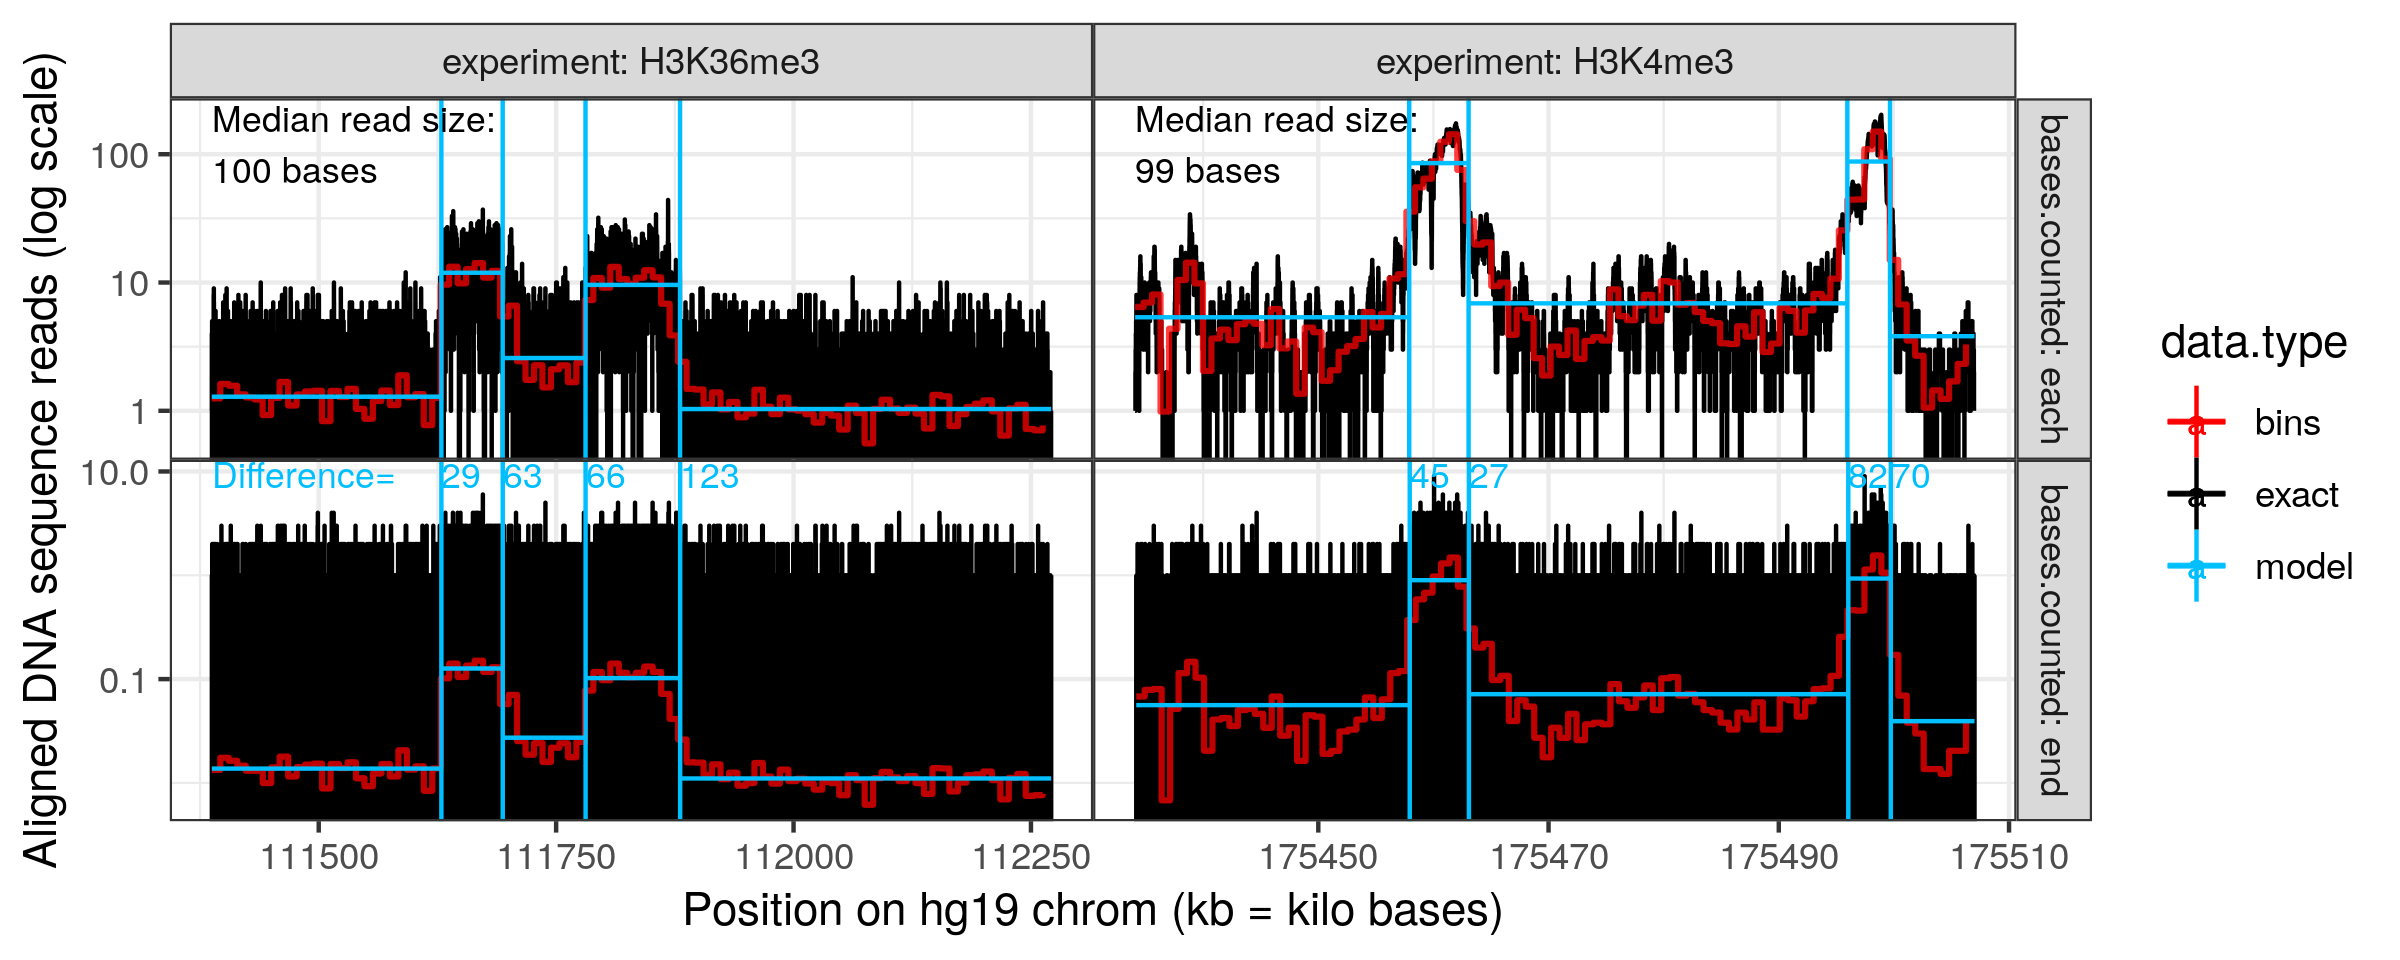

This figure's R source:
library(PeakSegDisk)
library(data.table)
library(ggplot2)

## Load data set with one row for every genomic region with a
## unique aligned read, and compute mean read size in bases.
data(ChIPreads, envir=environment())
experiments <- ChIPreads[, .(
  mean.bases=mean(chromEnd-chromStart),
  median.bases=median(chromEnd-chromStart),
  chromStart=min(chromStart)
), by=list(experiment)]

## Compute data set with two representations of these aligned
## reads: count each read at each aligned base in the read, or
## just the end/last base of the read.
end.counts <- ChIPreads[, list(
  count=.N #ignores dup reads, sum(count) would not.
), by=list(experiment, chrom, chromEnd)]
aligned.dt <- rbind(
  ChIPreads[, .(
    bases.counted="each", experiment, chrom,
    chromStart, chromEnd,
    count=1)], #ignore duplicate reads.
  end.counts[, .(
    bases.counted="end", experiment, chrom,
    chromStart=chromEnd-1L, chromEnd,
    count)])

## Compute count profile for each base in these genomic regions.
seq.dt <- aligned.dt[, {
  event.dt <- rbind(
    data.table(count, pos=chromStart+1L),
    data.table(count=-count, pos=chromEnd+1L))
  edge.vec <- event.dt[, {
    as.integer(seq(min(pos), max(pos), l=100))
  }]
  event.bins <- rbind(
    event.dt,
    data.table(count=0L, pos=edge.vec))
  total.dt <- event.bins[, .(
    count=sum(count)
  ), by=list(pos)][order(pos)]
  total.dt[, cum := cumsum(count)]
  total.dt[, bin.i := cumsum(pos %in% edge.vec)]
  ## it is somewhat confusing because total.dt pos is the first base
  ## with cum, and cum goes all the way up to but not including the
  ## pos of the next row.
  total.dt[, data.table(
    chromStart=pos[-.N]-1L,
    chromEnd=pos[-1]-1L,
    count=cum[-.N],
    bin.i=bin.i[-.N])]
}, by=list(bases.counted, experiment, chrom)]
gg.data <- ggplot()+
  theme_bw()+
  theme(panel.spacing=grid::unit(0, "lines"))+
  facet_grid(
    bases.counted ~ experiment,
    scales="free",
    labeller=label_both)+
  geom_step(aes(
    chromStart/1e3, count, color=data.type),
    data=data.table(seq.dt, data.type="exact"))+
  scale_color_manual(values=c(
    exact="black",
    bins="red",
    model="deepskyblue"
  ))+
  scale_x_continuous("Position on hg19 chrom (kb = kilo bases)")
if(interactive())print(gg.data)

## Compute mean profile in bins.
bin.dt <- seq.dt[, {
  bases <- chromEnd - chromStart
  data.table(
    binStart=min(chromStart),
    binEnd=max(chromEnd),
    mean.count=sum(count*bases)/sum(bases),
    bases=sum(bases)
  )}, by=list(bases.counted, experiment, bin.i)]
gg.bins <- gg.data+
  geom_step(aes(
    binStart/1e3, mean.count, color=data.type),
    alpha=0.75,
    size=0.7,
    data=data.table(bin.dt, data.type="bins"))+
  scale_y_log10("Aligned DNA sequence reads (log scale)")
if(interactive())print(gg.bins)

## Compute optimal segmentation model with 2 peaks.
segs.dt <- seq.dt[, {
  data.dir <- file.path("figure-spatial-correlation", bases.counted, experiment)
  dir.create(data.dir, showWarnings=FALSE, recursive=TRUE)
  coverage.bedGraph <- file.path(data.dir, "coverage.bedGraph")
  fwrite(
    .SD[, .(chrom, chromStart, chromEnd, count)],
    coverage.bedGraph,
    sep="\t",
    quote=FALSE,
    col.names=FALSE)
  fit <- PeakSegDisk::sequentialSearch_dir(data.dir, 2L, verbose=1)
  data.table(fit$segments, data.type="model")
}, by=list(bases.counted, experiment)]
changes.dt <- segs.dt[, {
  .SD[-1]
}, by=list(bases.counted, experiment, data.type)]
gg.model <- gg.bins+
  geom_segment(aes(
    chromStart/1e3, mean,
    xend=chromEnd/1e3, yend=mean,
    color=data.type),
    data=segs.dt)+
  geom_vline(aes(
    xintercept=chromEnd/1e3,
    color=data.type),
    data=changes.dt)
if(interactive())print(gg.model)

## Compute difference between peak positions of two models.
peaks.dt <- segs.dt[status=="peak"]
peaks.dt[, peak.i := rep(1:2, l=.N)]
peak.pos.tall <- melt(
  peaks.dt,
  measure.vars=c("chromStart", "chromEnd"))
peak.pos.wide <- dcast(
  peak.pos.tall,
  experiment + variable + peak.i ~ bases.counted)
peak.pos.wide[, diff.bases := abs(each-end)]

read.size.panel <- "each"
bases.max.dt <- seq.dt[, .(max.count=max(count)), by=list(bases.counted)]
read.size.y <- bases.max.dt[
  read.size.panel, max.count, on=list(bases.counted)]
read.size.y <- Inf
diff.panel <- "end"
diff.y <- bases.max.dt[
  diff.panel, max.count, on=list(bases.counted)]
diff.y <- Inf
diff.vjust <- 1.1
text.size <- 3
gg.text <- gg.model+
  geom_text(aes(
    chromStart/1e3, read.size.y, label=sprintf(
      "Median read size:\n%.0f bases",
      median.bases)),
    hjust=0,
    size=text.size,
    vjust=1.1,
    data=data.table(experiments, bases.counted=read.size.panel))+
  geom_text(aes(
    end/1e3, diff.y,
    label=diff.bases,
    color=data.type),
    size=text.size,
    data=data.table(
      bases.counted=diff.panel,
      data.type="model",
      peak.pos.wide),
    vjust=diff.vjust,
    hjust=0)+
  geom_text(aes(
    chromStart/1e3, diff.y,
    label="Difference=",
    color=data.type,
  ),
  size=text.size,
  hjust=0,
  vjust=diff.vjust,
  data=data.table(
    data.type="model",
    bases.counted=diff.panel,
    experiments["H3K36me3", on=list(experiment)]))
png("jss-figure-spatial-correlation.png", 8, 3.2, units="in", res=300)
print(gg.text)
dev.off()
